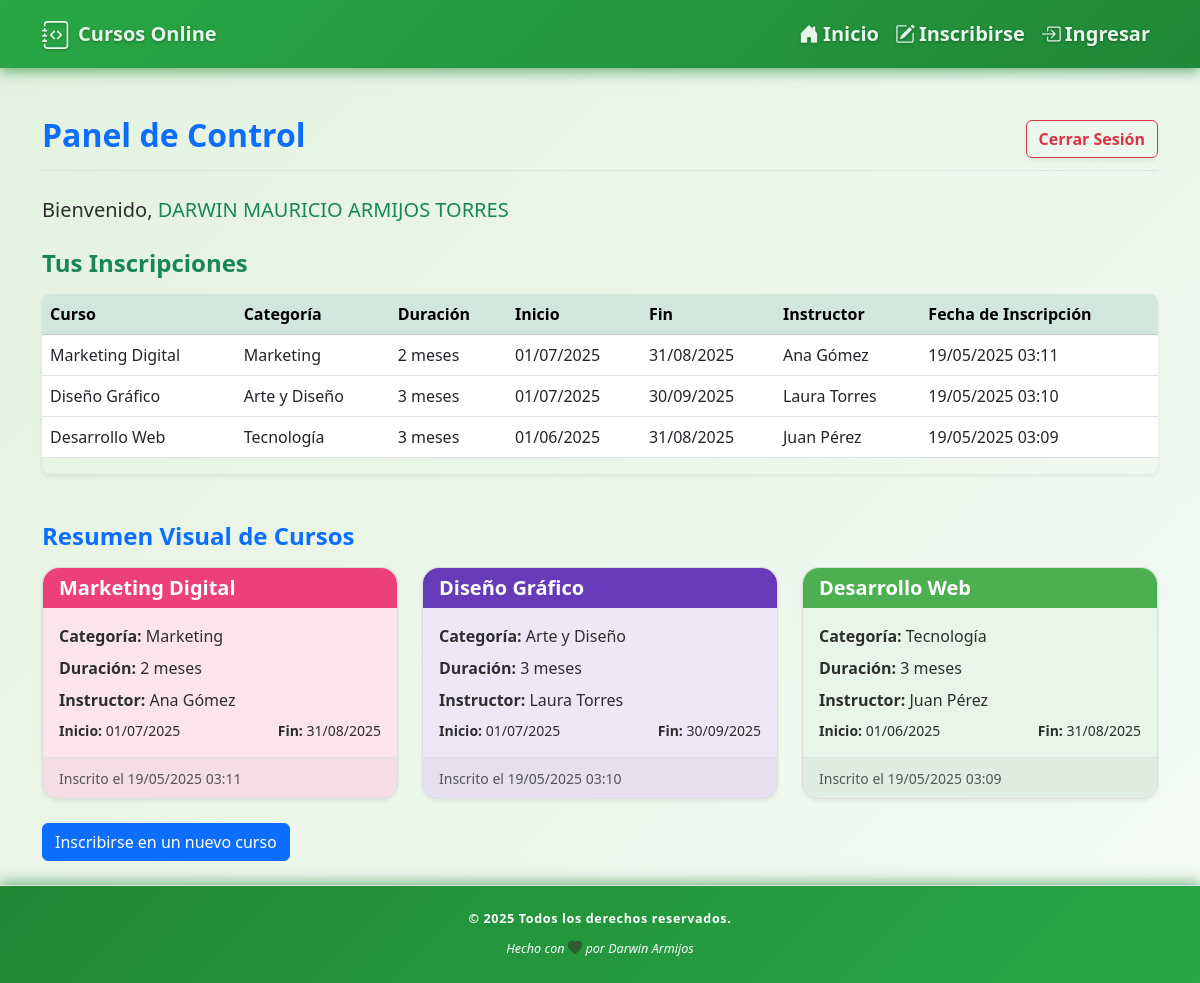
/views/dashboard.php (signed in), run on the app's committed database.
### tables this page shows
CREATE TABLE `course_registrations` (
  `id` int(11) NOT NULL,
  `student_id` int(11) NOT NULL,
  `course_id` int(11) NOT NULL,
  `registration_date` timestamp NOT NULL DEFAULT current_timestamp()
);

CREATE TABLE `courses` (
  `id` int(11) NOT NULL,
  `title` varchar(100) NOT NULL,
  `description` text DEFAULT NULL,
  `category` varchar(50) DEFAULT NULL,
  `duration` varchar(50) DEFAULT NULL,
  `start_date` date DEFAULT NULL,
  `end_date` date DEFAULT NULL,
  `instructor` varchar(100) DEFAULT NULL
);

### views/dashboard.php (the view, shortened to what this page needs)
<?php
include '../includes/db.php';
include '../includes/header.php';
$student_id = $_SESSION['student_id'];
$sql = "SELECT cr.registration_date, c.title, c.category, c.duration, c.start_date, c.end_date, c.instructor
        FROM course_registrations cr
        JOIN courses c ON cr.course_id = c.id
        WHERE cr.student_id = ?
        ORDER BY cr.registration_date DESC";
$stmt = $conn->prepare($sql);
$stmt->bind_param("i", $student_id);
$stmt->execute();
$result = $stmt->get_result();
?>
<div class="d-flex justify-content-between align-items-center mb-4 border-bottom pb-2">
    <h2 class="text-primary fw-bold">Panel de Control</h2>
    <a href="../auth/logout.php" class="btn btn-outline-danger fw-semibold shadow-sm">Cerrar Sesión</a>
</div>
<p class="lead">Bienvenido, <strong class="text-success"><?= htmlspecialchars($_SESSION['full_name'], ENT_QUOTES, 'UTF-8') ?></strong></p>
<h4 class="mt-4 mb-3 text-success fw-semibold">Tus Inscripciones</h4>
<?php if ($result->num_rows > 0): ?>
    <div class="table-responsive shadow-sm rounded-3">
        <table class="table table-hover align-middle">
            <thead class="table-success text-success">
                <tr>
                    <th>Curso</th>
                    <th>Categoría</th>
                    <th>Duración</th>
                    <th>Inicio</th>
                    <th>Fin</th>
                    <th>Instructor</th>
                    <th>Fecha de Inscripción</th>
                </tr>
            </thead>
            <tbody>
                <?php while($row = $result->fetch_assoc()): ?>
                    <tr>
                        <td><?= htmlspecialchars($row['title'], ENT_QUOTES, 'UTF-8') ?></td>
                        <td><?= htmlspecialchars($row['category'], ENT_QUOTES, 'UTF-8') ?></td>
                        <td><?= htmlspecialchars($row['duration'], ENT_QUOTES, 'UTF-8') ?></td>
                        <td><?= htmlspecialchars(date('d/m/Y', strtotime($row['start_date']))) ?></td>
                        <td><?= htmlspecialchars(date('d/m/Y', strtotime($row['end_date']))) ?></td>
                        <td><?= htmlspecialchars($row['instructor'], ENT_QUOTES, 'UTF-8') ?></td>
                        <td><?= htmlspecialchars(date('d/m/Y H:i', strtotime($row['registration_date']))) ?></td>
                    </tr>
                <?php endwhile; ?>
            </tbody>
        </table>
    </div>
    <h4 class="mt-5 mb-3 text-primary fw-semibold">Resumen Visual de Cursos</h4>
    <div class="row">
        <?php
        $result->data_seek(0);
        $colorThemes = [
            ['bg' => '#e3f2fd', 'header' => '#2196f3'],
            ['bg' => '#e8f5e9', 'header' => '#4caf50'],
            ['bg' => '#fff8e1', 'header' => '#ffb300'],
            ['bg' => '#fce4ec', 'header' => '#ec407a'],
            ['bg' => '#ede7f6', 'header' => '#673ab7'],
            ['bg' => '#e0f2f1', 'header' => '#009688']
        ];
        while ($row = $result->fetch_assoc()):
            $theme = $colorThemes[array_rand($colorThemes)];
        ?>
        <div class="col-md-6 col-lg-4 mb-4">
            <div class="shadow-sm rounded-4" style="background-color: <?= $theme['bg'] ?>; border: 1px solid #ddd;">
                <div style="background-color: <?= $theme['header'] ?>; color: white;" class="rounded-top-4 px-3 py-2">
                    <h5 class="mb-0 fw-bold"><?= htmlspecialchars($row['title'], ENT_QUOTES, 'UTF-8') ?></h5>
                </div>
                <div class="p-3">
                    <p class="mb-2"><strong>Categoría:</strong> <?= htmlspecialchars($row['category'], ENT_QUOTES, 'UTF-8') ?></p>
                    <p class="mb-2"><strong>Duración:</strong> <?= htmlspecialchars($row['duration'], ENT_QUOTES, 'UTF-8') ?></p>
                    <p class="mb-2"><strong>Instructor:</strong> <?= htmlspecialchars($row['instructor'], ENT_QUOTES, 'UTF-8') ?></p>
                    <div class="d-flex justify-content-between">
                        <small><strong>Inicio:</strong> <?= date('d/m/Y', strtotime($row['start_date'])) ?></small>
                        <small><strong>Fin:</strong> <?= date('d/m/Y', strtotime($row['end_date'])) ?></small>
                    </div>
                </div>
                <div class="px-3 py-2 border-top" style="background-color: rgba(0, 0, 0, 0.03); border-radius: 0 0 16px 16px;">
                    <small class="text-muted">Inscrito el <?= date('d/m/Y H:i', strtotime($row['registration_date'])) ?></small>
                </div>
            </div>
        </div>
        <?php endwhile; ?>
    </div>
<?php else: ?>
    <div class="alert alert-info mt-3 shadow-sm" role="alert">
        No te has inscrito en ningún curso todavía. <a href="register.php" class="alert-link">Explora nuestros cursos aquí.</a>
    </div>
<?php endif; ?>
<div class="mb-4">
    <button type="button" class="btn btn-primary" data-bs-toggle="modal" data-bs-target="#enrollModal">
        Inscribirse en un nuevo curso
    </button>
</div>
<?php include '../includes/footer.php'; ?>

### includes/header.php (shortened to what this page needs)
<!DOCTYPE html>
<html lang="es">
<head>
    <link href="https://cdn.jsdelivr.net/npm/bootstrap@5.3.0/dist/css/bootstrap.min.css" rel="stylesheet" />
    <link href="https://cdn.jsdelivr.net/npm/bootstrap-icons@1.10.5/font/bootstrap-icons.css" rel="stylesheet" />
    <link rel="stylesheet" href="../css/style.css" />
</head>
<body>
<nav class="navbar navbar-expand-lg navbar-custom sticky-top">
  <div class="container">
    <a class="navbar-brand d-flex align-items-center" href="../views/index.php">
      <i class="bi bi-journal-code me-2 fs-3"></i> Cursos Online
    </a>
    <div class="collapse navbar-collapse justify-content-end" id="navbarNav">
      <ul class="navbar-nav fw-semibold fs-5">
        <li class="nav-item">
          <a class="nav-link d-flex align-items-center" href="../views/index.php">
            <i class="bi bi-house-door-fill me-1"></i> Inicio
          </a>
        </li>
        <li class="nav-item">
          <a class="nav-link d-flex align-items-center" href="../views/register.php">
            <i class="bi bi-pencil-square me-1"></i> Inscribirse
          </a>
        </li>
        <li class="nav-item">
          <a class="nav-link d-flex align-items-center" href="../auth/login.php">
            <i class="bi bi-box-arrow-in-right me-1"></i> Ingresar
          </a>
        </li>
      </ul>
    </div>
  </div>
</nav>
<div class="container mt-5">

### includes/footer.php (shortened to what this page needs)
</div>
<footer class="footer mt-auto py-4 bg-gradient-to-r" style="background: linear-gradient(135deg, #218838, #28a745); box-shadow: 0 -4px 12px rgba(33,136,56,0.5);">
    <div class="container text-center text-white">
        <small class="d-block mb-2 fw-semibold" style="letter-spacing: 0.05em;">
          &copy; <?= date('Y') ?> Todos los derechos reservados.
        </small>
        <small class="fw-light fst-italic">
          Hecho con <i class="bi bi-heart-fill text-danger"></i> por Darwin Armijos
        </small>
    </div>
</footer>
</body>
</html>

### css/style.css (style rules this page uses)
html, body { height: 100%; margin: 0; font-family: 'Segoe UI', Tahoma, Geneva, Verdana, sans-serif; background: linear-gradient(135deg, #e3f2df 0%, #f5faf7 100%); color: #2e2e2e; -webkit-font-smoothing: antialiased; -moz-osx-font-smoothing: grayscale; }
body { display: flex; flex-direction: column; min-height: 100vh; }
.footer { text-align: center; padding: 18px 0; color: #555; margin-top: 60px; border-top: 1px solid #ddd; font-size: 0.9rem; font-weight: 500; user-select: none; }
.container.mt-5 { flex: 1; }
.text-danger { color: #2c5d2f !important; font-weight: 600; font-size: 0.9rem; margin-top: 6px; }

### includes/header.php (style rules this page uses)
.navbar-custom { background: linear-gradient(135deg, #28a745, #218838); box-shadow: 0 4px 12px rgba(33, 136, 56, 0.6); }
.navbar-custom .navbar-brand, .navbar-custom .nav-link { color: #e6f5e9; font-weight: 600; text-shadow: 0 1px 3px rgba(0,0,0,0.3); transition: color 0.3s ease; }

### data on the page
course_registrations: course.title "Marketing Digital", course.category "Marketing", course.duration "2 meses", course.start_date "01/07/2025", course.end_date "31/08/2025", course.instructor "Ana Gómez", registration_date "19/05/2025 03:11"
course_registrations: course.title "Diseño Gráfico", course.category "Arte y Diseño", course.duration "3 meses", course.start_date "01/07/2025", course.end_date "30/09/2025", course.instructor "Laura Torres", registration_date "19/05/2025 03:10"
course_registrations: course.title "Desarrollo Web", course.category "Tecnología", course.duration "3 meses", course.start_date "01/06/2025", course.end_date "31/08/2025", course.instructor "Juan Pérez", registration_date "19/05/2025 03:09"

### other printed values
$_SESSION['full_name'] "DARWIN MAURICIO ARMIJOS TORRES"
